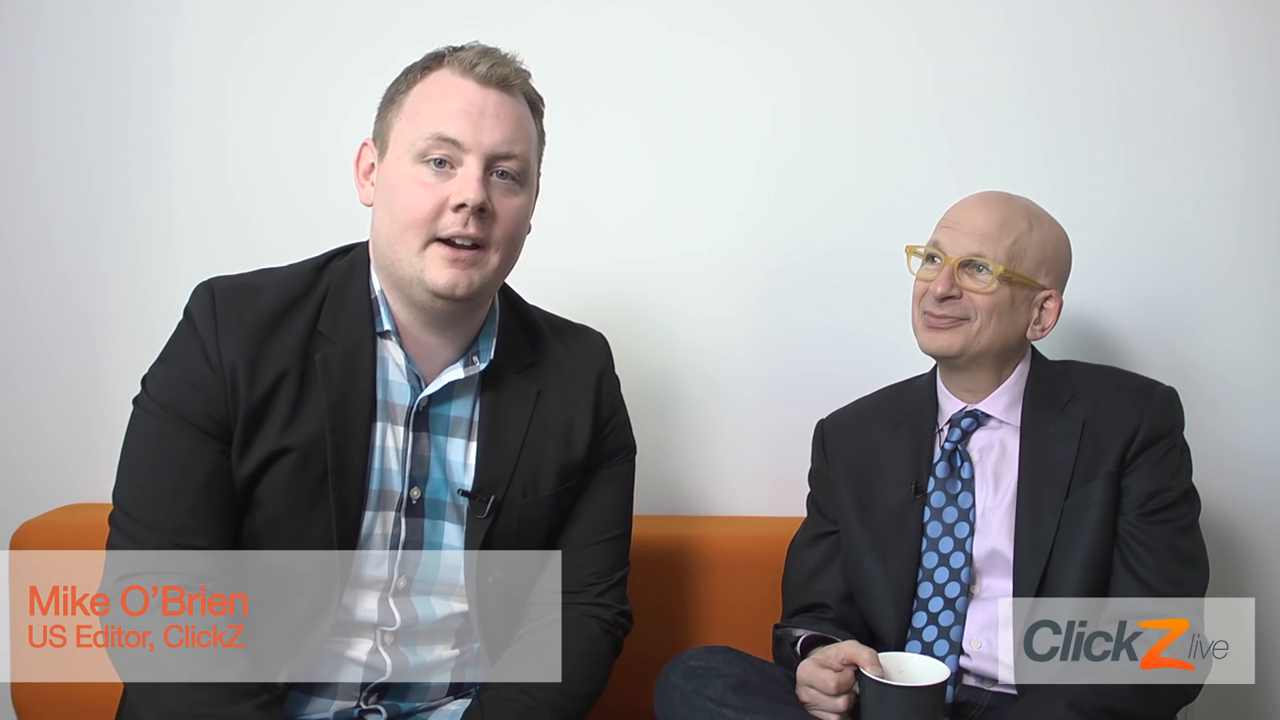
#> input picture frame 13 of SimpleProjects/assets/face.mp4, 1280 x 720 px
$ python Tutorial8-FaceEyeDetection.py
#> lines starting #> are read from the running program, lines starting #| are printed output that depends on the picture; after the words box and inside, x2 and y2 are one past the last pixel; in counts of white or black regions, pixels touching at a corner belong together
import numpy as np
import cv2

# open Xming!
# first change environment to pycv
# second run <export DISPLAY=:0> in Ubuntu

cap = cv2.VideoCapture('./assets/face.mp4')

face_cascade = cv2.CascadeClassifier(cv2.data.haarcascades + 'haarcascade_frontalface_default.xml')
eye_cascade = cv2.CascadeClassifier(cv2.data.haarcascades + 'haarcascade_eye.xml')

while True:
    ret, frame = cap.read()
#> frame is the input picture: shape (720, 1280, 3); mean B, G, R 152.3, 152.1, 154.5

    gray = cv2.cvtColor(frame, cv2.COLOR_BGR2GRAY)
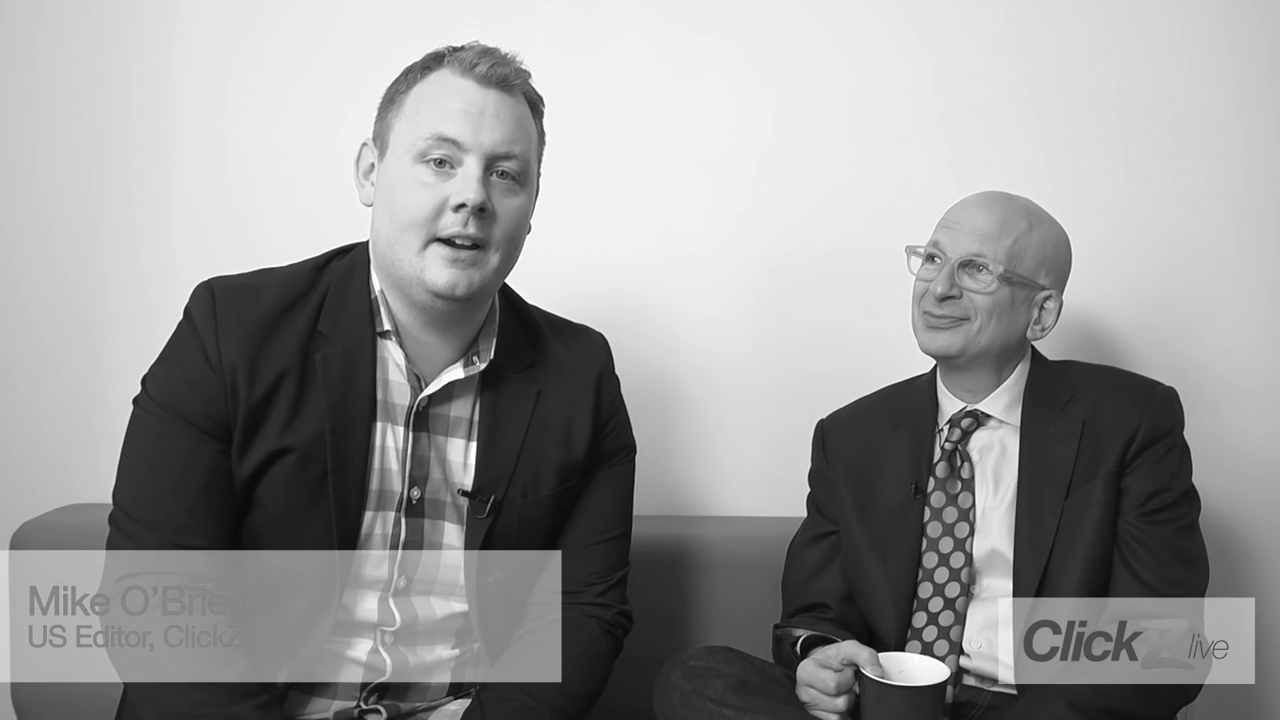
#> gray: shape (720, 1280); min 1, max 255, mean 152.8
    faces = face_cascade.detectMultiScale(gray, 1.3, 5)
#> faces = [[370, 88, 195, 195]]
    for (x, y, w, h) in faces:
        cv2.rectangle(frame, (x, y), (x + w, y + h), (255, 0, 0), 5)
        roi_gray = gray[y:y+h, x:x+w]
        roi_color = frame[y:y+h, x:x+w]
        eyes = eye_cascade.detectMultiScale(roi_gray, 1.3, 5)
        for (ex, ey, ew, eh) in eyes:
            cv2.rectangle(roi_color, (ex, ey), (ex + ew, ey + eh), (0, 255, 0), 5)
#> this loop made 1 pass
#> (x, y, w, h, eyes) on pass 1: (370, 88, 195, 195, [[47, 53, 45, 45], [114, 70, 34, 34]])
#> pass 1, `roi_gray = gray[y:y+h, x:x+w]`:
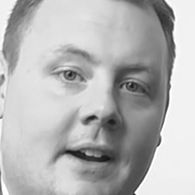
#> roi_gray: shape (195, 195); min 17, max 255, mean 180.8
#> pass 1, `roi_color = frame[y:y+h, x:x+w]`:
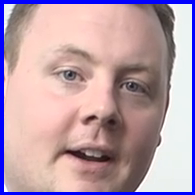
#> roi_color: shape (195, 195, 3); mean B, G, R 170.6, 159.3, 186.2
#> after the loop:
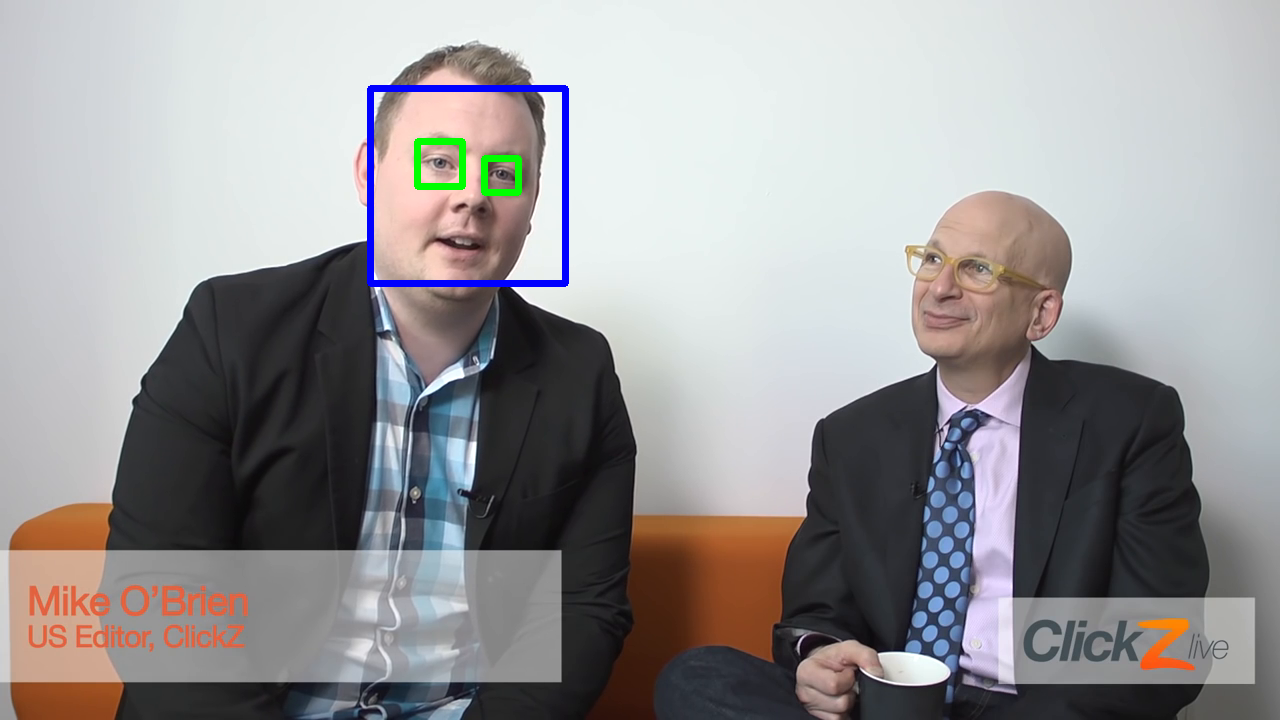
#> frame: shape (720, 1280, 3); 0.83% of pixels changed, all inside (x1, y1, x2, y2) = (367, 85, 569, 287)
#> after the loop:
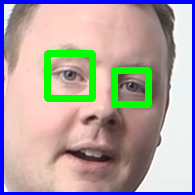
#> roi_color: shape (195, 195, 3); 5.71% of pixels changed, all inside (x1, y1, x2, y2) = (44, 50, 152, 108)

    cv2.imshow('frame', frame)

    if cv2.waitKey(1) == ord('q'):
#> (key q is pressed here)
        break

cap.release()
cv2.destroyAllWindows()

$ run again, starting later in the video
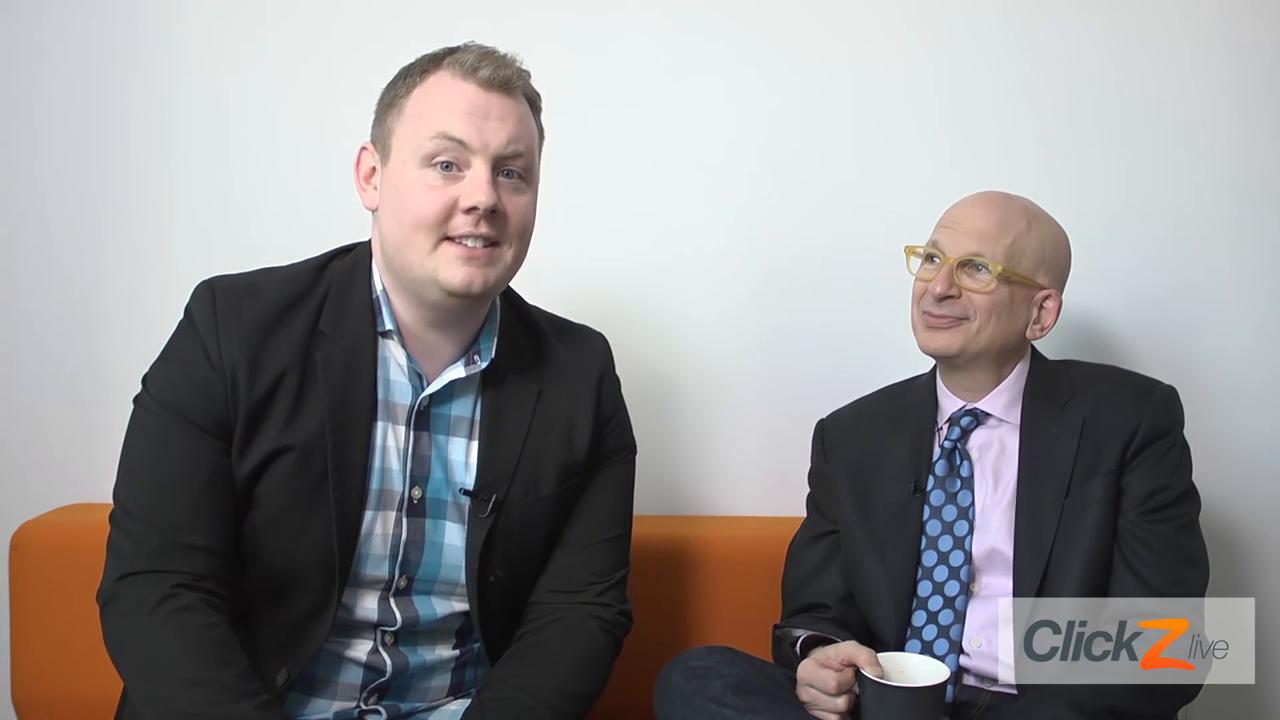
#> input picture frame 58 of SimpleProjects/assets/face.mp4, 1280 x 720 px
#> frame is the input picture: shape (720, 1280, 3); mean B, G, R 144.5, 144.3, 146.6
#> faces = [[377, 90, 191, 191]]
#> the loop `for (x, y, w, h) in faces:` made 1 pass
#> (x, y, w, h, eyes) on pass 1: (377, 90, 191, 191, [[49, 57, 39, 39], [115, 69, 34, 34]])
#> after the loop `for (x, y, w, h) in faces:`:
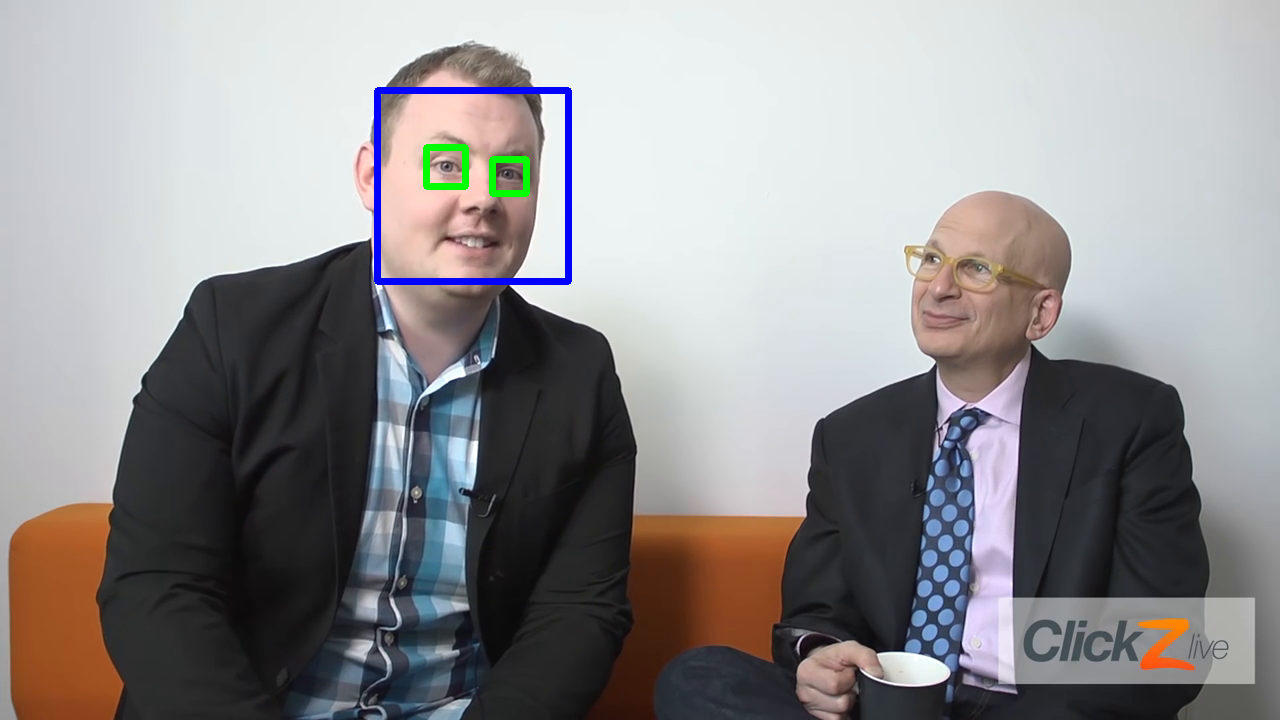
#> frame: shape (720, 1280, 3); 0.8% of pixels changed, all inside (x1, y1, x2, y2) = (374, 87, 572, 285)
#> after the loop `for (x, y, w, h) in faces:`:
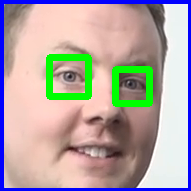
#> roi_color: shape (191, 191, 3); mean B, G, R 165.5, 168.1, 179
